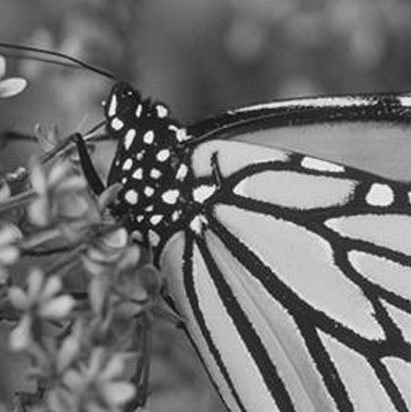
%> input picture imageUji/img1a.png, 411 x 412 px
$ octave uji1.m   (GNU Octave 9; MATLAB toolbox functions it lacks are replaced by stand-ins)
%> lines starting %> are read from the running program, lines starting %| are printed output that depends on the picture
### soal1/konvolusiCitra.m
function outImg = konvolusiCitra(img, kernel)

img = im2double(img);
[imgH, imgW, nChannel] = size(img);


[kernelH, kernelW] = size(kernel);

padY = floor(kernelH / 2);
padX = floor(kernelW / 2);

outimg = zeros(size(img));

for c = 1 : nChannel

    currentChannel = img(:, :, c);

    channel_padded = padarray(currentChannel, [padY, padX], 'replicate');


    for i = 1:imgH
        for j = 1:imgW
            neighborhood = channel_padded(i:(i + kernelH - 1), j:(j + kernelW - 1));

            nilai_konvolusi = sum(sum(neighborhood .* kernel));

            outimg(i, j, c) = nilai_konvolusi;
        end
    end
end

outImg = cast(outimg, class(img));


end

### soal1/uji1.m
% SKRIP UNTUK MENGUJI DAN MEMBANDINGKAN FUNGSI KONVOLUSI CUSTOM

clear;
clc;
close all;

nama_citra_gray_1 = '../imageUji/img1a.png';
nama_citra_warna_1 = '../imageUji/img1b.png';
nama_citra_gray_2 = '../imageUji/img1c.png';
nama_citra_warna_2 = '../imageUji/img1d.png';

% Membaca citra
try
    citra_gray_1 = imread(nama_citra_gray_1);
%> citra_gray_1 is the input picture: size 412x411x3 uint8; min 0, max 255, mean 112.3
    citra_warna_1 = imread(nama_citra_warna_1);
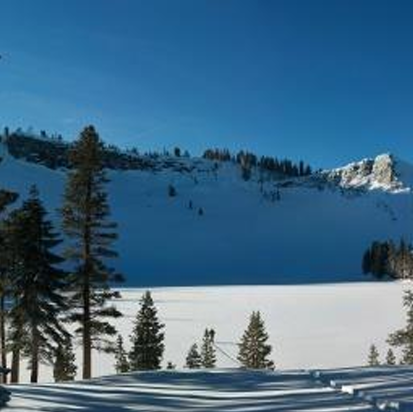
%> input picture imageUji/img1b.png, 413 x 412 px
%> citra_warna_1 is the input picture: size 412x413x3 uint8; mean R, G, B 66.5, 105.7, 133.7
    citra_gray_2 = imread(nama_citra_gray_2);
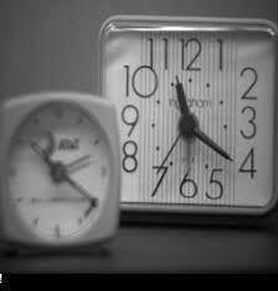
%> input picture imageUji/img1c.png, 278 x 291 px
%> citra_gray_2 is the input picture: size 291x278x3 uint8; min 0, max 255, mean 101.3
    citra_warna_2 = imread(nama_citra_warna_2);
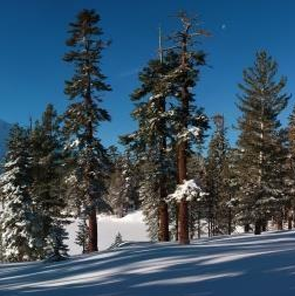
%> input picture imageUji/img1d.png, 295 x 296 px
%> citra_warna_2 is the input picture: size 296x295x3 uint8; mean R, G, B 58.1, 81.4, 99.5
catch ME
    disp('Error: Gagal memuat citra. Pastikan nama file dan path sudah benar.');
    disp(ME.message);
    return;
end

% --- DEFINISI MASK ---
mask_gaussian_3x3 = (1/16) * [1 2 1; 2 4 2; 1 2 1];
mask_laplacian_4 = [0 -1 0; -1 4 -1; 0 -1 0];
mask_gaussian_7x7 = (1/140) * [1 1 2 2 2 1 1;
                               1 2 2 4 2 2 1;
                               2 2 4 8 4 2 2;
                               2 4 8 16 8 4 2;
                               2 2 4 8 4 2 2;
                               1 2 2 4 2 2 1;
                               1 1 2 2 2 1 1];
mask_sharpen = [-1 -1 -1; -1 17 -1; -1 -1 -1];

% Kernel tambahan
kernel_mean = ones(7, 7) / (7 * 7);
kernel_gaussian = fspecial('gaussian', [7 7], 3);

% UJI 1: CITRA GRAYSCALE (img1a) DENGAN MASK LAPLACIAN (DETEKSI TEPI)
fprintf('--- UJI 1: Citra Grayscale (%s) dengan Mask Laplacian 3x3 ---\n', nama_citra_gray_1);
uji_dan_tampilkan(citra_gray_1, kernel_mean, 'Uji 1: Grayscale - Laplacian');
%| size citra: 412 411 3

% UJI 2: CITRA BERWARNA (img1b) DENGAN MASK GAUSSIAN BLUR 3x3
fprintf('\n--- UJI 2: Citra Berwarna (%s) dengan Mask Gaussian Blur 3x3 ---\n', nama_citra_warna_1);
uji_dan_tampilkan(citra_warna_1, kernel_mean, 'Uji 2: Berwarna - Gaussian Blur 3x3');

% UJI 3: CITRA GRAYSCALE TAMBAHAN (img1c) DENGAN MASK SHARPEN
fprintf('\n--- UJI 3: Citra Grayscale (%s) dengan Mask Sharpen ---\n', nama_citra_gray_2);
uji_dan_tampilkan(citra_gray_2, kernel_gaussian, 'Uji 3: Grayscale - Sharpen');

% UJI 4: CITRA BERWARNA TAMBAHAN (img1d) DENGAN MASK GAUSSIAN BLUR 7x7
fprintf('\n--- UJI 4: Citra Berwarna (%s) dengan Mask Gaussian Blur 7x7 ---\n', nama_citra_warna_2);
uji_dan_tampilkan(citra_warna_2, kernel_gaussian, 'Uji 4: Berwarna - Gaussian Blur 7x7');

% FUNGSI HELPER UNTUK MENJALANKAN TES DAN MENAMPILKAN HASIL
function uji_dan_tampilkan(citra_uji, mask_uji, nama_figure)
    fprintf('size citra: %d %d %d \n', size(citra_uji));

    % Menjalankan fungsi buatan dan mengukur waktu
    tic;
    hasil_custom = konvolusiCitra(citra_uji, mask_uji);
%| size citra: 412 413 3
%> the loop in konvolusiCitra (call 2), `for c = 1 : nChannel` made 3 passes
%> pass 1, in konvolusiCitra (call 2), `channel_padded = padarray(currentChannel, [padY, padX], 'replicate');`:
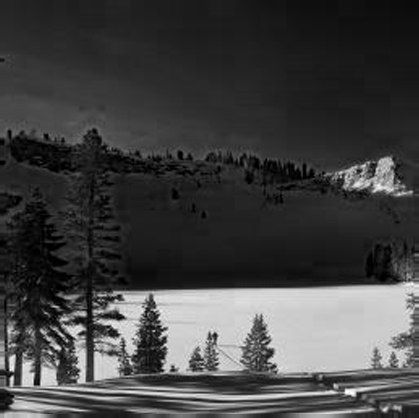
%> channel_padded: size 418x419 double; min 0, max 1, mean 0.259
%| size citra: 291 278 3
%| size citra: 296 295 3
%> the loop in konvolusiCitra (call 4), `for c = 1 : nChannel` made 3 passes
%> pass 1, in konvolusiCitra (call 4), `currentChannel = img(:, :, c);`:
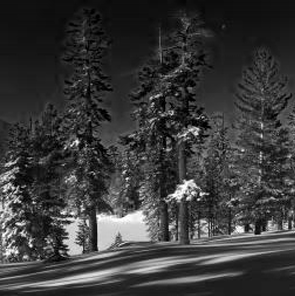
%> currentChannel: size 296x295 double; min 0, max 1, mean 0.228
%> pass 1, in konvolusiCitra (call 4), `channel_padded = padarray(currentChannel, [padY, padX], 'replicate');`:
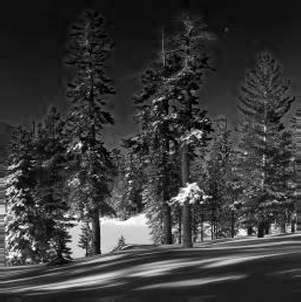
%> channel_padded: size 302x301 double; min 0, max 1, mean 0.225
%> after the loop in konvolusiCitra (call 4), `for c = 1 : nChannel`:
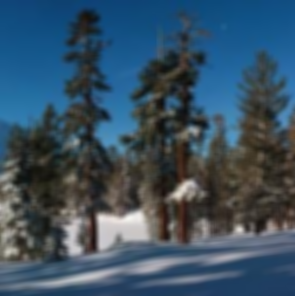
%> outimg: size 296x295x3 double; mean R, G, B 0.228, 0.319, 0.39; mean of the top-left, top-right, bottom-left and bottom-right quarters 0.304, 0.302, 0.346, 0.298
    waktu_custom = toc;
    fprintf('Waktu eksekusi fungsi buatan: %.4f detik\n', waktu_custom);

    % Menjalankan fungsi built-in Matlab dan mengukur waktu
    tic;
    hasil_matlab = imfilter(citra_uji, mask_uji, 'replicate');
    waktu_matlab = toc;
    fprintf('Waktu eksekusi fungsi Matlab (imfilter): %.4f detik\n', waktu_matlab);

    % Menampilkan hasil perbandingan
    figure('Name', nama_figure, 'NumberTitle', 'off');

    subplot(2, 2, 1);
    imshow(citra_uji);
    title('Citra Asli');

    subplot(2, 2, 2);
    imshow(hasil_custom);
    title(sprintf('Hasil Fungsi Buatan (%.4fs)', waktu_custom));

    subplot(2, 2, 3);
    imshow(hasil_matlab);
    title(sprintf('Hasil Matlab imfilter (%.4fs)', waktu_matlab));
end
